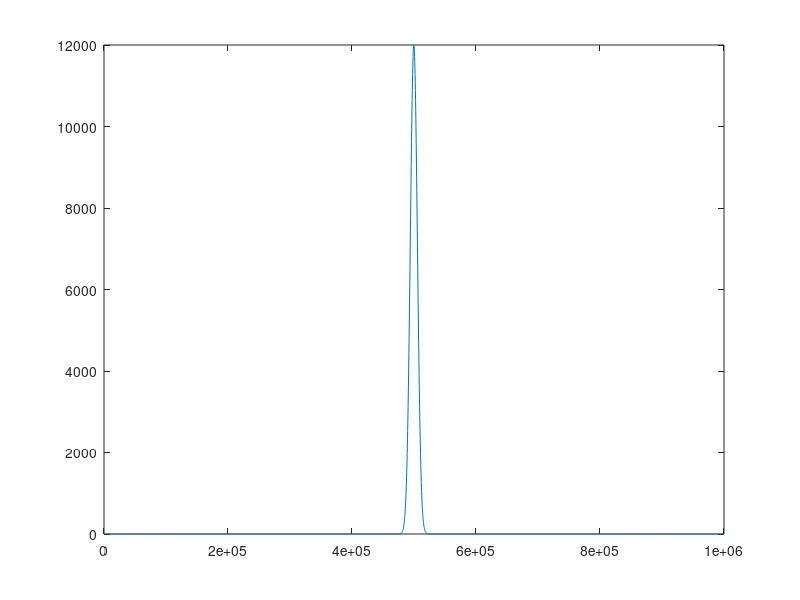

Here is the MATLAB script that generated this plot: (Note: this script raises an error after producing the figure.)
deltax = 250;
x=0:deltax:1000e3;
f = 1e-4;
ubar = .25;
xc = floor(length(x)/2);
xc = x(xc);
amp = 12e3;
% amp = 6e3;

width = amp/1.5;
y = amp*exp( - ((x-xc)/width).^2);


% Try Cauchy distribution
% gamma = width;
% y =  (1./(pi*gamma* ( 1+ ( (x-xc)./gamma).^2)));
% y= y./max(y);
% y = amp.*y;

plot(x, y);
xc = 120e3;
rampwidth=80e3;
facTau = 1/2.*(1+tanh( (x-xc)./rampwidth));
% facTau = 1;
% tau = facTau.*taumag.*ones(size(x));
tau = .1.*facTau.*ones(size(x))/1035;
tau = tau-tau(1);


epsilon = .5;
ubarc = .5;
L = ubarc./(f*epsilon);
deltay = 500;
offsets = -amp/2:deltay:2*amp;
ubart = ubarc.*exp(-(offsets./L).^2/2);

%Allocate
u = NaN(length(offsets), length(x));
v = u; l = u; zeta = u; k = u; taus = u; taun = u; positions=u;ux=u; vx=u; 
svec = u; ubarall = u;

for i=1:length(offsets)
    disp([num2str(i),'/', num2str(length(offsets))]);
    off=offsets(i);
    pos = makeOffsetCurve(y, off, x);
    if isfinite(pos); 
    ubar = ubart(i);
    dudn = -ubar.*offsets(i)./(L.^2); 
    out = SolveFrontEkman(x, pos, ubar, dudn, tau, f);
    
    u(i,:) = out.u;
    ux(i,:) = out.ux;
    v(i,:) = out.v;
    vx(i,:) = out.vy;
    l(i,:) = out.l;
    zeta(i,:) = out.zeta;
    k(i,:) = out.omega./ubar;
    taus(i,:) = out.taus;
    taun(i,:) = out.taun;
    positions(i,:) = pos;
    svec(i,:) = out.tangent;
    ubarall(i,:) = ubar.*ones(size(x));
    end
end

%%
xi = repmat(x, [1, length(offsets)]).';
noff = length(offsets); nx = length(x);
lvec = reshape(l, noff*nx,1);
yi = reshape(positions.', noff*nx,1);
uvec = reshape(ux.', noff*nx, 1);
vvec = reshape(vx.', noff*nx, 1);
uevec = reshape(u.', noff.*nx, 1);
vevec = reshape(v.', noff*nx,1);
svecvec = reshape(svec.', noff*nx, 1);
kvec = reshape(k.', noff*nx,1);
ubarvec = reshape(ubarall.', noff*nx, 1);
zetavec = reshape(zeta.', noff*nx, 1);

[X, Y] = meshgrid(linspace(x(1), x(end), 4000), offsets);
deltax = X(1,2) - X(1,1);
deltay = Y(2,1) - Y(1,1); %% CHECK THIS!!!!

masky = isfinite(yi);
U = griddata(xi(masky), yi(masky), uvec(masky), X, Y);
V = griddata(xi(masky), yi(masky), vvec(masky), X, Y);
SVECX = griddata(xi(masky),yi(masky), svecvec(masky), X, Y);
K = griddata(xi(masky), yi(masky), kvec(masky), X, Y);
UBAR = griddata(xi(masky), yi(masky), ubarvec(masky), X, Y);
ZETABAR = griddata(xi(masky), yi(masky), zetavec(masky), X, Y);
Ue = griddata(xi(masky), yi(masky), uevec(masky), X, Y);
Ve = griddata(xi(masky), yi(masky), vevec(masky), X, Y);

mask = ones(size(Y)); 
ytemp = interp1(x, y, X(1,:));
for i=1:2000
    mask(Y(:,i)> ytemp(i)+amp, i) = NaN;
    mask(Y(:,i)< ytemp(i)+offsets(1), i) = NaN;
end
[Ux, Uy] = gradient(U, deltax, deltay);
[Vx, Vy] = gradient(V, deltax, deltay);

Ux = Ux.*mask; Uy = Uy.*mask; Vx=Vx.*mask; Vy=Vy.*mask;
WE = Ux + Vy; ZETABAR  = ZETABAR.*mask;

VortCart = Vx-Uy;


dvds = real(SVECX).*Vx + imag(SVECX).*Vy;
dudn = -imag(SVECX).*Ux + real(SVECX).*Uy;
uk = (real(SVECX).*U + imag(SVECX).*V).*K;
VortNat = dvds - dudn + uk;

%% CALCULATE TERMS IN BUDGET

%Along front advection of Ekman vorticity
[ZetaX, ZetaY] = gradient(VortCart, deltax, deltay);
ADV = UBAR.*( real(SVECX).*ZetaX + imag(SVECX).*ZetaY);
% ADV = ( ZetaY);
STRETCH = -(f+ZETABAR).*WE; % XX-REVISIT SIGN CONVENTION FOR UPWELLING

[ZBarX, ZBarY] = gradient(ZETABAR, deltax, deltay);
GRAD = -Ue.*( real(SVECX).*ZBarX + imag(SVECX).*ZBarY) - Ve.*(-imag(SVECX).*ZBarX + real(SVECX).*ZBarY);


%% CONFIRM VORTICITY
cl = [-1 1].*1e-7;
figure
subplot(2,1,1)
pcolor(X,Y, ADV); shading interp; colorbar;
set(gca, 'clim', cl);
    set(gca, 'xlim', [4.4e5 5.6e5]);
hold on
    plot(x, positions(ind,:))
hold off
subplot(2,1,2)
pcolor(X,Y, VortNat); shading interp; colorbar;
set(gca, 'clim', cl);
    set(gca, 'xlim', [4.4e5 5.6e5]);


%% CONTOURS
cl = [-1 1].*5e-8;

mask = ones(size(Y)); 
for i=1:length(x)
%     mask(Y(:,i)> y(i)+offsets(end)/4, i) = NaN;
%     mask(Y(:,i)< y(i)+offsets(1)/1, i) = NaN;
end
conts = linspace(cl(1), cl(end), 10);
figure
for i=1:5
    switch i
        case 1
            VAR = VortCart.*1e-4;
        case 2
            VAR = ADV;
        case 3
            VAR = STRETCH;
        case 4
            VAR = GRAD;
        case 5
            VAR = ADV-STRETCH-GRAD;
    end
   subplot(5,1,i) 
    [c, h] = contourf(X, Y, VAR.*mask, conts); shading interp
    set(h, 'edgecolor','none')
    colorbar;
    set(gca, 'clim', cl);

    set(gca, 'xlim', [4.8e5 5.8e5]);
%     set(gca, 'ylim', [offsets(1) offsets(end)]);
        hold on
    ind = 11;
    plot(x, positions(ind,:), 'k'); 
%     quiver(x, positions(ind,:), ux(ind,:), vx(ind,:), .25);
    hold off
%     axis equal
end

%%
cl = [-1 1].*1e-7;

mask = ones(size(Y)); 
for i=1:length(x)
    mask(Y(:,i)> y(i)+offsets(end)/2, i) = NaN;
    mask(Y(:,i)< y(i)+offsets(1)/1, i) = NaN;
end
conts = linspace(cl(1), cl(end), 10);

    [c, h] = contourf(X, Y, VortCart.*1e-4, conts); shading interp
    set(h, 'edgecolor','none')
    colorbar;
    set(gca, 'clim', cl);
        hold on
    ind = 9;
    plot(x, positions(ind,:), 'k'); 
    quiver(x, positions(ind,:), ux(ind,:), vx(ind,:));
    hold off
    set(gca, 'xlim', [4.4e5 6e5]);
%     set(gca, 'ylim', [offsets(1) offsets(end)]);

    axis equal


%%
% LINE PLOT VERSION
xnorm = 2*pi*ubarc./(f);
lxpos = .125;
fs = 12;
xl = [4.24e5 8e5];
index = find(x>xl(1), 1)-1;
indexe = find(x>xl(2), 1);
xl = [0 6];
xn = x./xnorm;
xn = xn - xn(index);
gap = [.02 .05]; margh = .1; margw=.1;
figure
subtightplot(3,1,1,gap, margh, margw)
ind = 13; %11 works well.
ADVI = interp2(X, Y, ADV, x, positions(ind,:));
STRETCHI = interp2(X, Y, STRETCH, x, positions(ind,:));
GRADI = interp2(X,Y, GRAD, x, positions(ind,:));

% PLOTS
rp = 6;
plot(xn, positions(ind,:)./xnorm, 'LineWidth', 2);
hold on
set(gca, 'ColorOrderIndex', 1);
q = quiver(xn(1:rp:end), positions(ind,1:rp:end)./xnorm, ux(ind,1:rp:end), vx(ind,1:rp:end));
set(q, 'ShowArrowHead', 'off');
hold off
axis equal
set(gca, 'xlim', xl);
grid on
% title(num2str(Y(ind,1)));
% axis equal
set(gca, 'ylim', [-1.5 .5]);
set(gca, 'XTickLabel', []);
ylabel('$\hat{y}$', 'Interpreter', 'Latex');
t = text(lxpos, 0.275, 'Ekman Transport');
set(t, 'BackgroundColor', 'w', 'EdgeColor', 'k', 'Interpreter', 'Latex');
vortnorm = ubarc.*f.*20/L;
set(gca, 'FontSize', fs);

% vortnorm = taumag./(f.*L).*ubarc;
subtightplot(3,1,2,gap, margh, margw)
plot(xn, ADVI./vortnorm, 'LineWidth', 2);
hold on
plot(xn, STRETCHI./vortnorm, 'LineWidth', 2);
plot(xn, GRADI./vortnorm, 'LineWidth', 2);
hold off
set(gca, 'xlim', xl);
grid on
% set(gca,'ylim', [-10 20]);
% set(gca, 'ylim', [-1 1]);
legend('ADV', 'STRETCH', 'GRAD', 'Location', 'NorthEast');
set(gca, 'XTickLabel', []);
t = text(lxpos, .80, 'Vorticity Budget');
set(t, 'BackgroundColor', 'w', 'EdgeColor', 'k', 'Interpreter', 'Latex');
set(gca, 'FontSize', fs);

% ylabel('\hat
vortnorm = vortnorm.*L;
subtightplot(3,1,3,gap, margh, margw)
plot(xn(index:indexe), cumtrapz(x(index:indexe), ADVI(index:indexe))./vortnorm, 'LineWidth', 2);
hold on
plot(xn(index:indexe), cumtrapz(x(index:indexe), STRETCHI(index:indexe))./vortnorm, 'LineWidth', 2);
plot(xn(index:indexe), cumtrapz(x(index:indexe), GRADI(index:indexe)./vortnorm), 'LineWidth', 2);
% plot(xn(index:indexe), cumtrapz(x(index:indexe), ADVI(index:indexe) - ...
%     STRETCHI(index:indexe)-GRADI(index:indexe))./vortnorm, 'LineWidth', 2, 'LineStyle', '--');

hold off
set(gca, 'xlim', xl);
grid on
xlabel('$\hat{x}$', 'Interpreter', 'Latex');
t = text(lxpos, .75, 'Cumulative Budget');
set(t, 'BackgroundColor', 'w', 'EdgeColor', 'k', 'Interpreter', 'Latex');
set(gca, 'FontSize', fs);
set(gcf,'Color', 'w', 'Position', [665   376   548   592])

% TO EXPORT, FIX LEGEND POSITION THEN
% export_fig('VorticityBudgetNew.eps', '-eps', '-painters', '-q101', '-p01')
%%
figure
subplot(2,1,1);
xc = floor(length(x)/2);
xc = x(xc);
inds =440:575;
xn = x(inds)./nrm; yn = y(inds)/nrm; 
quiver(xn-xn(1), yn, out.ux(inds), out.vy(inds));
hold on; plot(xn-xn(1), yn, 'LineWidth', 2); hold off
width = 2*pi./(f./ubar);
axis equal
set(gca, 'ylim', [-1 1].*1);
set(gca, 'xlim', [0 7.5])
hold on
% quiver(.5, .75, tau(end), 0)
hold off
grid on
xlabel('$x/\lambda_n$', 'Interpreter', 'Latex');
ylabel('$y/\lambda_n$', 'Interpreter', 'Latex');
set(gca, 'FontSize', 20);

subplot(2,1,2)
% plot(xn-xn(1), vort(inds), 'LineWidth', 2);
hold on
plot(xn-xn(1), adv(inds), 'LineWidth', 2);
plot(xn-xn(1), tilting(inds), 'LineWidth', 2);
plot(xn-xn(1), ekadv(inds), 'LineWidth', 2);
plot(xn-xn(1), forcing(inds), 'LineWidth', 2);
legend('Advection','Stretching','Parametric', 'Forcing', 'location', 'NorthWest');
hold off
set(gca, 'xlim', [0 7.5])
grid on
box on
set(gca, 'FontSize', 20);
xlabel('$x/\lambda_n$', 'Interpreter', 'Latex');
ylabel('\int \zeta dz (m/s)');
set(gcf, 'Color', 'w', 'Position', [   675   374   805   601]);

%%
fs=14;
figure
subplot(3,1,1);
xc = floor(length(x)/2);
xc = x(xc);
inds =440:575;
xn = x(inds)./nrm; yn = y(inds)/nrm; 
quiver(xn-xn(1), yn, out.ux(inds), out.vy(inds));
hold on; plot(xn-xn(1), yn, 'LineWidth', 2); hold off
width = 2*pi./(f./ubar);
axis equal
set(gca, 'ylim', [-1 1].*1);
set(gca, 'xlim', [0 7.5])
% set(gca, 'xlim', [xc-4*width xc+4*width]);
% set(gca, 'ylim', [-2.5*amp 2.5*amp])
% cb = colorbar;
% set(cb, 'visible', 'off')
% axis equal
hold on
% quiver(.5, .75, tau(end), 0)
hold off
grid on
xlabel('$x/\lambda_n$', 'Interpreter', 'Latex');
ylabel('$y/\lambda_n$', 'Interpreter', 'Latex');
set(gca, 'FontSize', fs);
title('Ekman Transport');

subplot(3,1,2)
% plot(xn-xn(1), vort(inds), 'LineWidth', 2);
hold on
plot(xn-xn(1), adv(inds), 'LineWidth', 2);
plot(xn-xn(1), tilting(inds), 'LineWidth', 2);
plot(xn-xn(1), ekadv(inds), 'LineWidth', 2);
plot(xn-xn(1), forcing(inds), 'LineWidth', 2);
legend('Advection','Stretching','Parametric', 'Forcing', 'location', 'NorthWest');
hold off
set(gca, 'xlim', [0 7.5])
grid on
box on
set(gca, 'FontSize', fs);
xlabel('$x/\lambda_n$', 'Interpreter', 'Latex');
title('Vorticity Budget Terms');
ylabel('m/s^2');

subplot(3,1,3)
plot(xn-xn(1), cumtrapz(out.l(inds),adv(inds)./ubar), 'LineWidth', 2);
hold on
plot(xn-xn(1), cumtrapz(out.l(inds),tilting(inds)./ubar), 'LineWidth', 2);
plot(xn-xn(1), cumtrapz(out.l(inds),ekadv(inds)./ubar), 'LineWidth', 2);
plot(xn-xn(1), cumtrapz(out.l(inds),forcing(inds)./ubar), 'LineWidth', 2);
hold off
set(gca, 'xlim', [0 7.5])
grid on
box on
set(gca, 'FontSize', fs);
xlabel('$x/\lambda_n$', 'Interpreter', 'Latex');
title('Cumulative Vorticity Budget');
ylabel('m^2/s^2')
set(gcf, 'Color', 'w', 'Position', [  269   287   623   685]);
